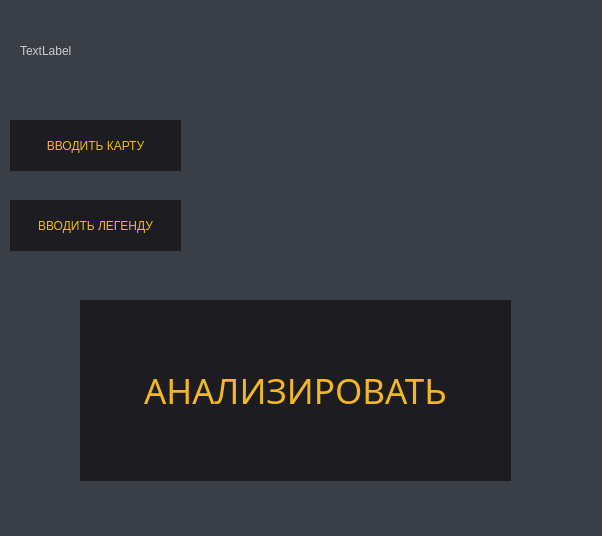
<?xml version="1.0" encoding="UTF-8"?>
<ui version="4.0">
 <class>Dialog</class>
 <widget class="QDialog" name="Dialog">
  <property name="geometry">
   <rect>
    <x>0</x>
    <y>0</y>
    <width>602</width>
    <height>536</height>
   </rect>
  </property>
  <property name="windowTitle">
   <string>Dialog</string>
  </property>
  <property name="styleSheet">
   <string notr="true">background-color: #3a3e47</string>
  </property>
  <widget class="QPushButton" name="pushButton">
   <property name="geometry">
    <rect>
     <x>10</x>
     <y>120</y>
     <width>171</width>
     <height>51</height>
    </rect>
   </property>
   <property name="styleSheet">
    <string notr="true">QPushButton{
	font: 10pt&quot;Century Gothic&quot;;
	color: #f2b824;
	background-color: #1d1c21;
	border: none;
}

QPushButton:hover{
	color: #f2c44e;
	background-color: #3a3c42;
}

QPushButton:pressed {
	color: #eb7b13;
}</string>
   </property>
   <property name="text">
    <string>ВВОДИТЬ КАРТУ</string>
   </property>
  </widget>
  <widget class="QPushButton" name="pushButton_2">
   <property name="geometry">
    <rect>
     <x>10</x>
     <y>200</y>
     <width>171</width>
     <height>51</height>
    </rect>
   </property>
   <property name="styleSheet">
    <string notr="true">QPushButton{
	font: 10pt&quot;Century Gothic&quot;;
	color: #f2b824;
	background-color: #1d1c21;
	border: none;
}

QPushButton:hover{
	color: #f2c44e;
	background-color: #3a3c42;
}

QPushButton:pressed {
	color: #eb7b13;
}</string>
   </property>
   <property name="text">
    <string>ВВОДИТЬ ЛЕГЕНДУ</string>
   </property>
  </widget>
  <widget class="QPushButton" name="pushButton_3">
   <property name="geometry">
    <rect>
     <x>80</x>
     <y>300</y>
     <width>431</width>
     <height>181</height>
    </rect>
   </property>
   <property name="font">
    <font>
     <family>Century Gothic</family>
     <pointsize>26</pointsize>
     <weight>50</weight>
     <italic>false</italic>
     <bold>false</bold>
    </font>
   </property>
   <property name="styleSheet">
    <string notr="true">QPushButton{
	font: 26pt&quot;Century Gothic&quot;;
	color: #f2b824;
	background-color: #1d1c21;
	border: none;
}

QPushButton:hover{
	color: #f2c44e;
	background-color: #3a3c42;
}

QPushButton:pressed {
	color: #eb7b13;
}</string>
   </property>
   <property name="text">
    <string>АНАЛИЗИРОВАТЬ</string>
   </property>
  </widget>
  <widget class="QLabel" name="label">
   <property name="geometry">
    <rect>
     <x>210</x>
     <y>130</y>
     <width>381</width>
     <height>31</height>
    </rect>
   </property>
   <property name="styleSheet">
    <string notr="true">color: #ccc;
font: 12pt &quot;MS Shell Dlg 2&quot;;</string>
   </property>
   <property name="text">
    <string/>
   </property>
  </widget>
  <widget class="QLabel" name="label_2">
   <property name="geometry">
    <rect>
     <x>210</x>
     <y>210</y>
     <width>381</width>
     <height>31</height>
    </rect>
   </property>
   <property name="styleSheet">
    <string notr="true">color: #ccc;
font: 12pt &quot;MS Shell Dlg 2&quot;;</string>
   </property>
   <property name="text">
    <string/>
   </property>
  </widget>
  <widget class="QLabel" name="label_3">
   <property name="geometry">
    <rect>
     <x>20</x>
     <y>30</y>
     <width>561</width>
     <height>41</height>
    </rect>
   </property>
   <property name="styleSheet">
    <string notr="true">color: #ccc;
font: 14pt &quot;MS Shell Dlg 2&quot;;
text-align: right </string>
   </property>
   <property name="text">
    <string>TextLabel</string>
   </property>
  </widget>
 </widget>
 <resources/>
 <connections/>
</ui>
